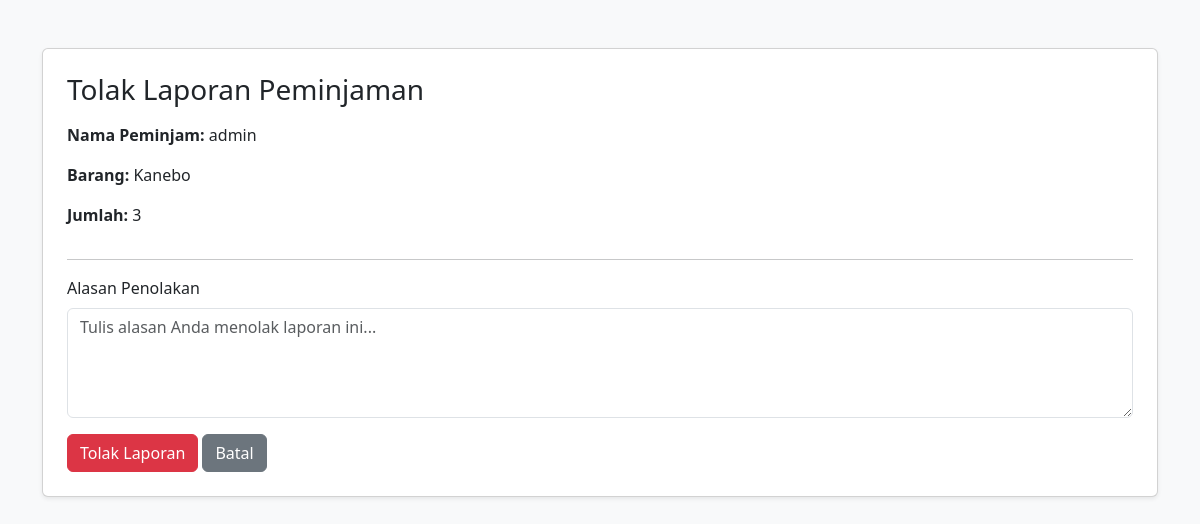
/tolak_laporan.php?id=7, run on the app's committed database.
### tables this page shows
CREATE TABLE `laporan_peminjaman` (
  `id` int NOT NULL,
  `user_id` int NOT NULL,
  `barang_id` int NOT NULL,
  `jumlah` int NOT NULL,
  `tanggal_pengajuan` datetime NOT NULL DEFAULT CURRENT_TIMESTAMP,
  `keterangan` text,
  `status` enum('pending','diterima','ditolak') NOT NULL DEFAULT 'pending',
  `keterangan_tolak` text,
  `tanggal_diterima` datetime DEFAULT NULL,
  `tanggal_ditolak` datetime DEFAULT NULL,
  `admin_id` int DEFAULT NULL
);

CREATE TABLE `users` (
  `id` int NOT NULL,
  `username` varchar(50) NOT NULL,
  `password` varchar(255) NOT NULL,
  `role` enum('admin','user') NOT NULL DEFAULT 'user',
  `created_at` datetime DEFAULT CURRENT_TIMESTAMP
);

CREATE TABLE `barang` (
  `id` int NOT NULL,
  `nama_barang` varchar(100) NOT NULL,
  `kategori_id` int DEFAULT NULL,
  `stok` int DEFAULT '0',
  `satuan` varchar(20) DEFAULT NULL,
  `created_at` timestamp NULL DEFAULT CURRENT_TIMESTAMP,
  `updated_at` timestamp NULL DEFAULT CURRENT_TIMESTAMP ON UPDATE CURRENT_TIMESTAMP,
  `is_deleted` tinyint(1) DEFAULT '0'
);

### tolak_laporan.php (the view, shortened to what this page needs)
<?php
include "config.php";
$id = $_GET['id'];
$laporan = mysqli_fetch_assoc(mysqli_query($conn, "
    SELECT laporan_peminjaman.*, barang.nama_barang, users.username
    FROM laporan_peminjaman
    JOIN barang ON laporan_peminjaman.barang_id = barang.id
    JOIN users ON laporan_peminjaman.user_id = users.id
    WHERE laporan_peminjaman.id = $id
"));
?>
<!DOCTYPE html>
<html lang="id">
<head>
    <link rel="stylesheet" href="https://cdn.jsdelivr.net/npm/bootstrap@5.3.0/dist/css/bootstrap.min.css">
</head>
<body class="bg-light">
<div class="container mt-5">
    <div class="card shadow-sm p-4">
        <h3 class="mb-3">Tolak Laporan Peminjaman</h3>
        <p><b>Nama Peminjam:</b> <?= $laporan['username']; ?></p>
        <p><b>Barang:</b> <?= $laporan['nama_barang']; ?></p>
        <p><b>Jumlah:</b> <?= $laporan['jumlah']; ?></p>
        <hr>
        <form action="proses_tolak_laporan.php" method="POST">
            <div class="mb-3">
                <label class="form-label">Alasan Penolakan</label>
                <textarea name="keterangan_tolak" class="form-control" required rows="4" placeholder="Tulis alasan Anda menolak laporan ini..."></textarea>
            </div>
            <button type="submit" class="btn btn-danger">Tolak Laporan</button>
            <a href="kelola_laporan.php" class="btn btn-secondary">Batal</a>
        </form>
    </div>
</div>
</body>
</html>

### data on the page
laporan_peminjaman: user.username "admin", barang.nama_barang "Kanebo", jumlah "3"
